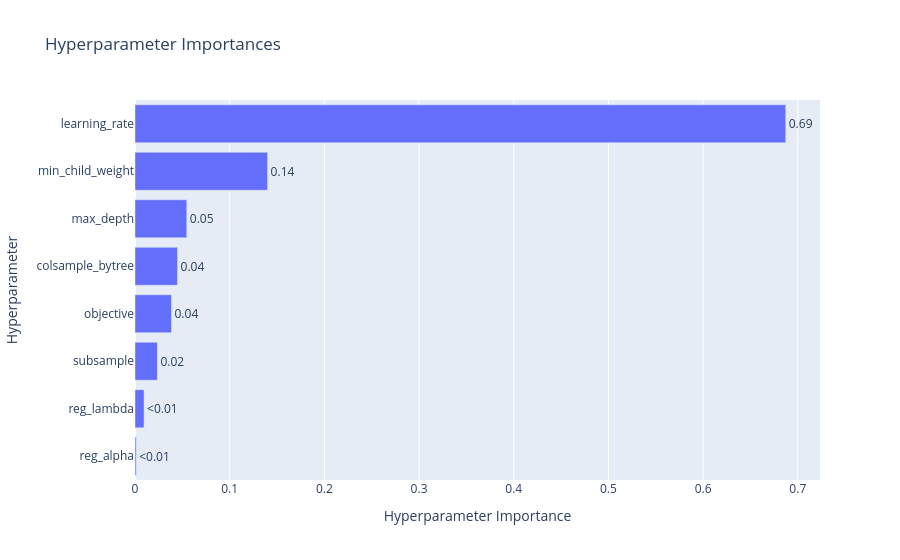

Here is the notebook cell this chart was saved with:
### Code cell
optuna.visualization.plot_param_importances(optuna_study)

### Figure 1 — Plotly figure (JSON) as saved in the notebook; plotly's stock layout.template omitted (floating-point values rounded to 4 significant figures)
{"data": [{"cliponaxis": false, "hovertemplate": ["reg_alpha (FloatDistribution): 0.001265936318929998<extra></extra>", "reg_lambda (FloatDistribution): 0.00959279412351817<extra></extra>", "subsample (FloatDistribution): 0.023643802204635238<extra></extra>", "objective (CategoricalDistribution): 0.03852327250213329<extra></extra>", "colsample_bytree (FloatDistribution): 0.04494371558129681<extra></extra>", "max_depth (IntDistribution): 0.05470437278560858<extra></extra>", "min_child_weight (IntDistribution): 0.14006527657758341<extra></extra>", "learning_rate (FloatDistribution): 0.6872608299062946<extra></extra>"], "name": "Objective Value", "orientation": "h", "text": ["<0.01", "<0.01", "0.02", "0.04", "0.04", "0.05", "0.14", "0.69"], "textposition": "outside", "type": "bar", "x": [0.001266, 0.009593, 0.02364, 0.03852, 0.04494, 0.0547, 0.1401, 0.6873], "y": ["reg_alpha", "reg_lambda", "subsample", "objective", "colsample_bytree", "max_depth", "min_child_weight", "learning_rate"]}], "layout": {"title": {"text": "Hyperparameter Importances"}, "xaxis": {"title": {"text": "Hyperparameter Importance"}}, "yaxis": {"title": {"text": "Hyperparameter"}}}}
